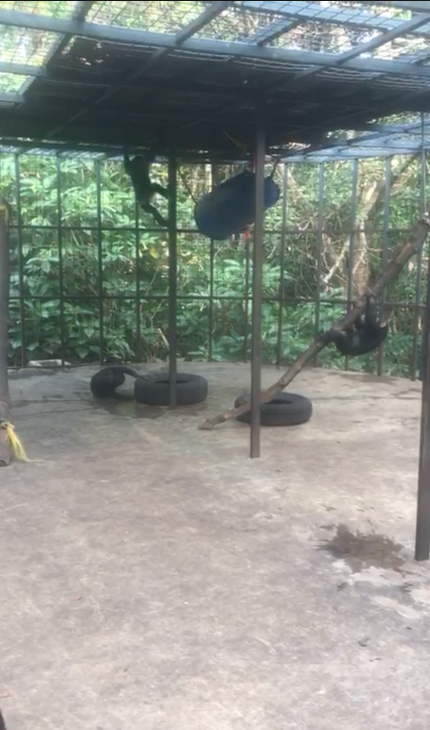
#> input picture Code/Annotation_visu/3.png, 860 x 1460 px, found by its file name (shown at 1/2 size)
$ jupyter execute new_design.ipynb
#> lines starting #> are read from the running program, lines starting #| are printed output that depends on the picture; after the words box and inside, x2 and y2 are one past the last pixel; in counts of white or black regions, pixels touching at a corner belong together
[cell 1]
from ui_lib import *
import cv2
import numpy as np
import matplotlib.pyplot as plt

[cell 2]
def draw_bbox(image, color, bbox, label):
    x1, y1, x2, y2, score = bbox
    x1, y1, x2, y2 = int(x1), int(y1), int(x2), int(y2)

    cv2.rectangle(image, (x1, y1), (x2, y2), color, 4)
    label_text = f"{label}"#: {score:.2f}"
    (w, h), _ = cv2.getTextSize(label_text, cv2.FONT_HERSHEY_COMPLEX, 0.8, 1)

    overlay = image.copy()
    cv2.rectangle(overlay, (x2 - w - 10, y2 - h - 10), (x2, y2), color, -1)
    cv2.addWeighted(overlay, 0.5, image, 0.5, 0, image)

    cv2.putText(image, label_text, (x2 - w - 5, y2 - 5), cv2.FONT_HERSHEY_COMPLEX, 0.8, (255,255,255), 1)
    return image

[cell 3]
def draw_triangle(image, color, bbox, label):

    x1, y1, x2, y2, score = bbox
    x1, y1, x2, y2 = int(x1), int(y1), int(x2), int(y2)
    (text_width, text_height), _ = cv2.getTextSize(label, cv2.FONT_HERSHEY_COMPLEX, 0.8, 1)

    # Triangle dimensions
    triangle_height = 20
    triangle_width = 20

    # Tip of triangle at the middle of the top edge of the bounding box
    tip_x = (x1 + x2) // 2
    tip_y = max(y1, text_height + triangle_height + 5)

    # Base is ABOVE the tip (Y decreases upward)
    base_y = tip_y - triangle_height
    half_base = triangle_width // 2

    pt_tip = (tip_x, tip_y)
    pt_left = (tip_x - half_base, base_y)
    pt_right = (tip_x + half_base, base_y)

    triangle = np.array([pt_tip, pt_left, pt_right], dtype=np.int32).reshape((-1, 1, 2))

    # Draw filled triangle
    cv2.fillPoly(image, [triangle], color)

    # Text position: centered horizontally, inside triangle
    text_x = tip_x - text_width // 2
    text_y = base_y + (triangle_height // 2) - triangle_height

    # Draw transparent rectangle using overlay
    overlay = image.copy()
    cv2.rectangle(overlay, (text_x - 5, text_y - text_height - 5), (text_x + text_width + 5, text_y + 5), color, -1)
    alpha = 0.6  # Transparency factor
    cv2.addWeighted(overlay, alpha, image, 1-alpha, 0, image)

    # Draw label text on top
    cv2.putText(image, label, (text_x, text_y), cv2.FONT_HERSHEY_COMPLEX, 0.8, (255, 255, 255), 1)

    return image

[cell 4]
background_path="C:/Users/Theo/Documents/Unif/ChimpRec/Code/Annotation_visu/3.png"
output_path="C:/Users/Theo/Documents/Unif/ChimpRec/Code/Tracking/user_interaction/"

background = cv2.imread(background_path)
#> background is the input picture: shape (1460, 860, 3); mean B, G, R 139.7, 146.4, 141.5

output = draw_triangle(background, (125, 125, 200), (280, 300, 285, 600, 1), "Muke")
#> in draw_triangle, `cv2.rectangle(overlay, (text_x - 5, text_y - text_height - 5), (text_x..`: overlay: shape (1460, 860, 3); mean B, G, R 139.9, 146.6, 141.9
#> in draw_triangle, `cv2.addWeighted(overlay, alpha, image, 1-alpha, 0, image)`: image: shape (1460, 860, 3); mean B, G, R 139.8, 146.5, 141.8
#> in draw_triangle, `cv2.putText(image, label, (text_x, text_y), cv2.FONT_HERSHEY_COMPLEX, ..`: image: shape (1460, 860, 3); mean B, G, R 139.8, 146.5, 141.8
output = draw_triangle(output, (100, 125, 180), (720, 600, 720, 600, 1), "Ahmadi")
#> call 2 of draw_triangle, with color = (100, 125, 180), bbox = (720, 600, 720, 600, 1), label = 'Ahmadi'
#> in draw_triangle (call 2), `cv2.fillPoly(image, [triangle], color)`: image: shape (1460, 860, 3); mean B, G, R 139.8, 146.5, 141.8
#> in draw_triangle (call 2), `cv2.rectangle(overlay, (text_x - 5, text_y - text_height - 5), (text_x..`:
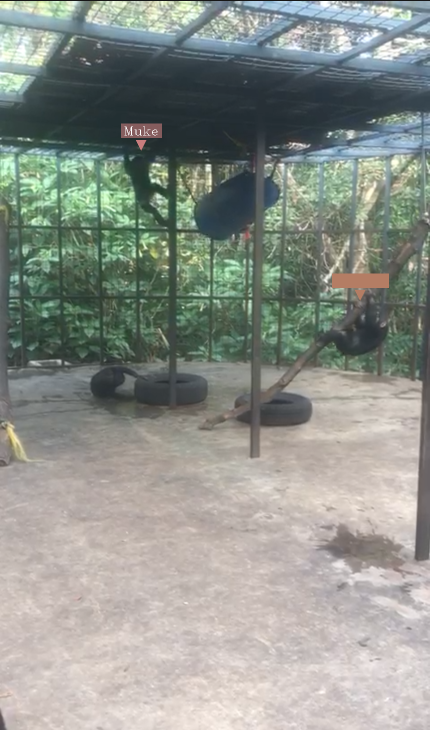
#> overlay: shape (1460, 860, 3) (shown at 1/2 size); mean B, G, R 139.8, 146.6, 142
#> in draw_triangle (call 2), `cv2.addWeighted(overlay, alpha, image, 1-alpha, 0, image)`:
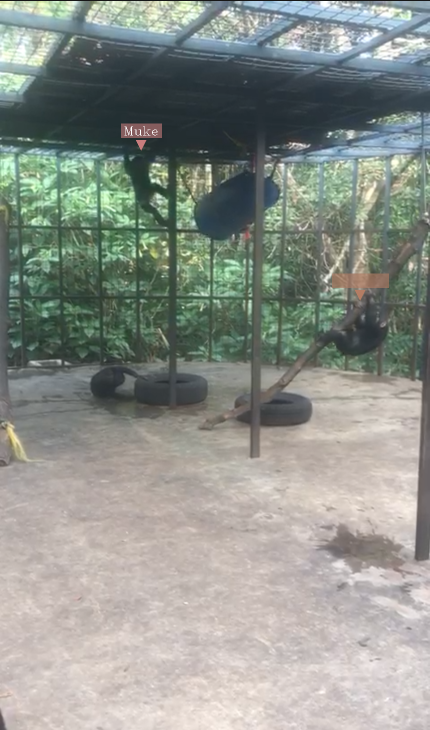
#> image: shape (1460, 860, 3) (shown at 1/2 size); mean B, G, R 139.8, 146.6, 141.9
#> in draw_triangle (call 2), `cv2.putText(image, label, (text_x, text_y), cv2.FONT_HERSHEY_COMPLEX, ..`: image: shape (1460, 860, 3); 0.03% of pixels changed, all inside (x1, y1, x2, y2) = (670, 553, 770, 571)
output = draw_triangle(output, (40, 100, 180), (230, 720, 230, 720, 1), "Penda")
#> call 3 of draw_triangle, with color = (40, 100, 180), bbox = (230, 720, 230, 720, 1), label = 'Penda'
#> in draw_triangle (call 3), `cv2.fillPoly(image, [triangle], color)`: image: shape (1460, 860, 3); mean B, G, R 139.9, 146.6, 141.9
#> in draw_triangle (call 3), `cv2.rectangle(overlay, (text_x - 5, text_y - text_height - 5), (text_x..`:
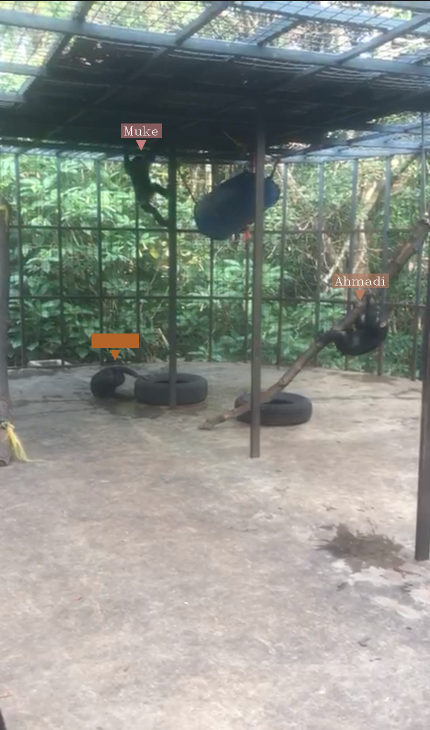
#> overlay: shape (1460, 860, 3) (shown at 1/2 size); mean B, G, R 139.8, 146.6, 142.2
#> in draw_triangle (call 3), `cv2.addWeighted(overlay, alpha, image, 1-alpha, 0, image)`:
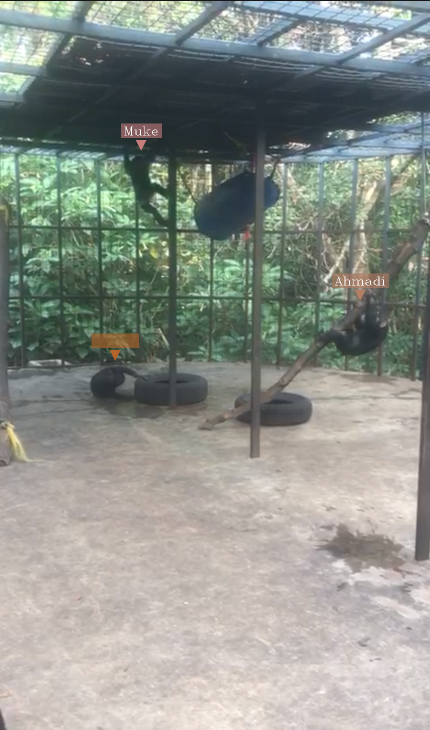
#> image: shape (1460, 860, 3) (shown at 1/2 size); mean B, G, R 139.8, 146.6, 142.1
#> in draw_triangle (call 3), `cv2.putText(image, label, (text_x, text_y), cv2.FONT_HERSHEY_COMPLEX, ..`: image: shape (1460, 860, 3); 0.02% of pixels changed, all inside (x1, y1, x2, y2) = (190, 673, 271, 691)
cv2.imwrite(f"{output_path}/after.png", output)
output_rgb = cv2.cvtColor(output, cv2.COLOR_BGR2RGB)

# Display the image
plt.imshow(output_rgb)
plt.axis('off')  # Hide axes
plt.show()

background_2 = cv2.imread(background_path)

output_2 = draw_bbox(background_2, (125, 125, 200), (240, 300, 330, 440, 1), "Muke")
#> in draw_bbox, `cv2.rectangle(overlay, (x2 - w - 10, y2 - h - 10), (x2, y2), color, -1)`:
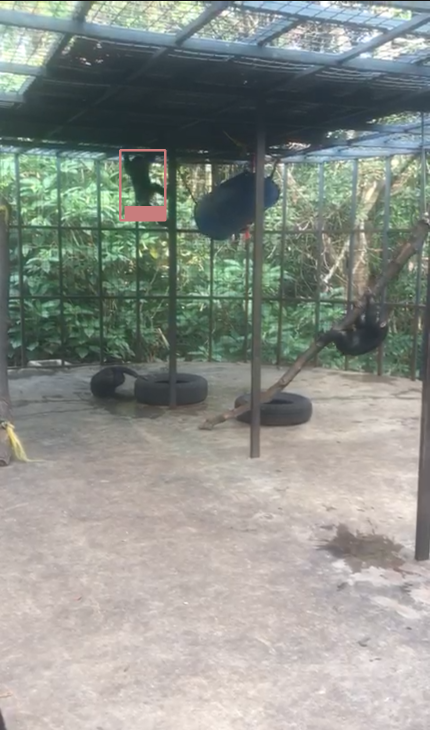
#> overlay: shape (1460, 860, 3) (shown at 1/2 size); mean B, G, R 139.8, 146.4, 141.9
#> in draw_bbox, `cv2.putText(image, label_text, (x2 - w - 5, y2 - 5), cv2.FONT_HERSHEY_..`: image: shape (1460, 860, 3); mean B, G, R 139.8, 146.4, 141.8
output_2 = draw_bbox(output_2, (100, 125, 180), (630, 600, 790, 730, 1), "Ahmadi")
#> call 2 of draw_bbox, with color = (100, 125, 180), bbox = (630, 600, 790, 730, 1), label = 'Ahmadi'
#> in draw_bbox (call 2), `cv2.rectangle(image, (x1, y1), (x2, y2), color, 4)`:
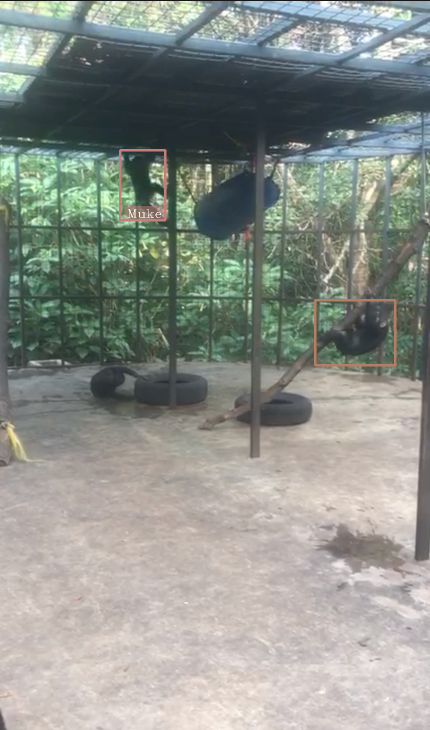
#> image: shape (1460, 860, 3) (shown at 1/2 size); mean B, G, R 139.8, 146.5, 142
#> in draw_bbox (call 2), `cv2.rectangle(overlay, (x2 - w - 10, y2 - h - 10), (x2, y2), color, -1)`:
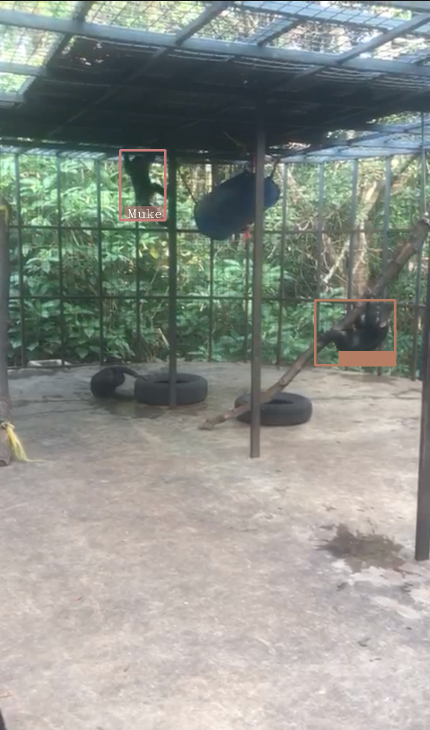
#> overlay: shape (1460, 860, 3) (shown at 1/2 size); 0.23% of pixels changed, all inside (x1, y1, x2, y2) = (677, 702, 788, 728)
#> in draw_bbox (call 2), `cv2.putText(image, label_text, (x2 - w - 5, y2 - 5), cv2.FONT_HERSHEY_..`: image: shape (1460, 860, 3); mean B, G, R 139.9, 146.5, 142.2
output_2 = draw_bbox(output_2, (40, 100, 180), (170, 720, 290, 810, 1), "Penda")
#> call 3 of draw_bbox, with color = (40, 100, 180), bbox = (170, 720, 290, 810, 1), label = 'Penda'
#> in draw_bbox (call 3), `cv2.rectangle(image, (x1, y1), (x2, y2), color, 4)`:
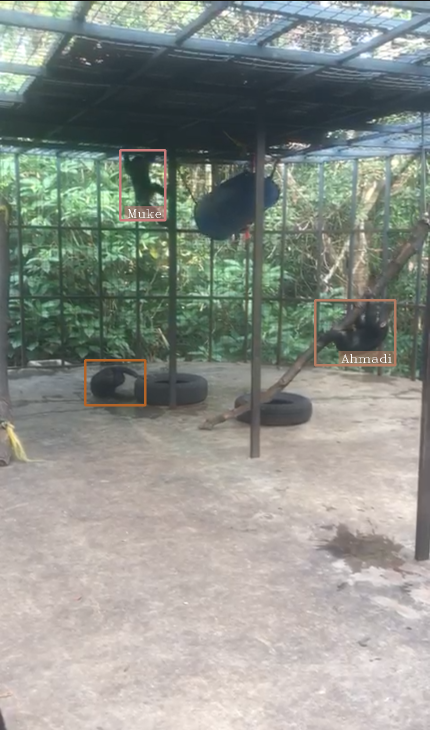
#> image: shape (1460, 860, 3) (shown at 1/2 size); mean B, G, R 139.8, 146.6, 142.4
#> in draw_bbox (call 3), `cv2.rectangle(overlay, (x2 - w - 10, y2 - h - 10), (x2, y2), color, -1)`:
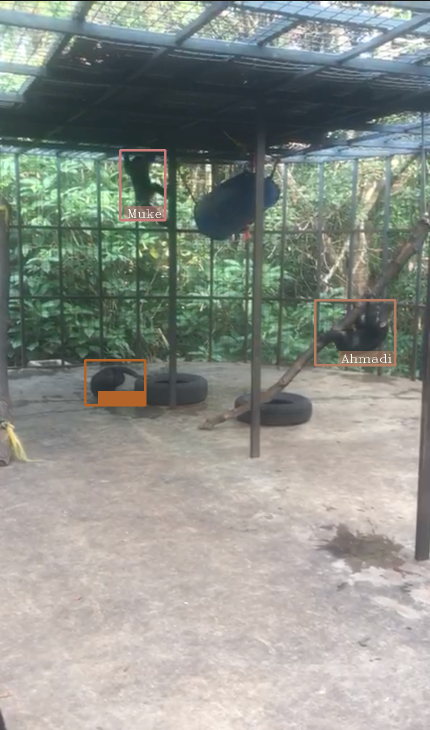
#> overlay: shape (1460, 860, 3) (shown at 1/2 size); 0.19% of pixels changed, all inside (x1, y1, x2, y2) = (196, 782, 288, 808)
#> in draw_bbox (call 3), `cv2.addWeighted(overlay, 0.5, image, 0.5, 0, image)`:
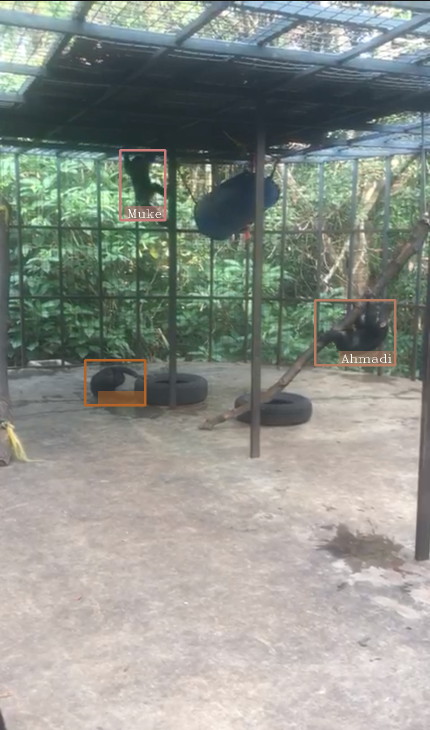
#> image: shape (1460, 860, 3) (shown at 1/2 size); 0.19% of pixels changed, all inside (x1, y1, x2, y2) = (196, 782, 288, 808)
#> in draw_bbox (call 3), `cv2.putText(image, label_text, (x2 - w - 5, y2 - 5), cv2.FONT_HERSHEY_..`: image: shape (1460, 860, 3); 0.02% of pixels changed, all inside (x1, y1, x2, y2) = (203, 788, 284, 806)
cv2.imwrite(f"{output_path}/before.png", output_2)

output_rgb_2 = cv2.cvtColor(output_2, cv2.COLOR_BGR2RGB)

# Display the image
plt.imshow(output_rgb_2)
plt.axis('off')  # Hide axes
plt.show()
